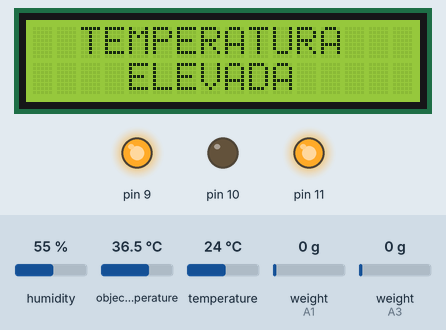
Simulated run of this sketch. Board: Arduino Uno, built with avr-gcc and run on an emulated ATmega328P. Shown: 16×2 character LCD, output pins drawn as LEDs (lit = HIGH). Inputs (shaded band) come from the test bench; at power-on: object temperature 36.5 °C, humidity 55 %, temperature 24 °C, weight on the scale (sensors on A1, A3) 0 g. What the sketch prints to the serial monitor is not drawn.

Above: at 13.9 s.
14.0 s: object temperature set to 30.2 °C
21.5 s: object temperature set to 29.6 °C
At 28.2 s:
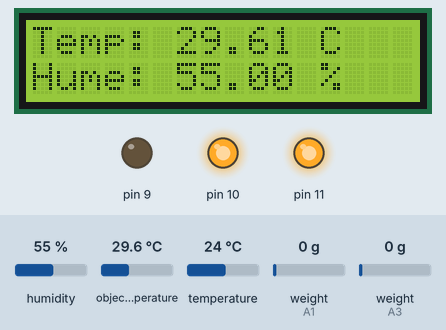
28.8 s: object temperature set to 20 °C
At 37.1 s:
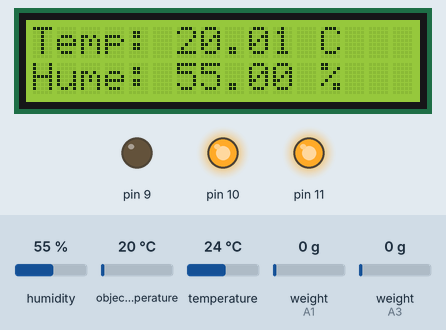
37.9 s: object temperature set to 32 °C
At 45.9 s:
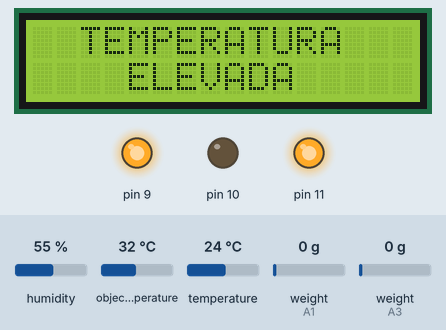
Timing chart, 0 to 47.4 s (numbered marks = the images above; inputs shaded):
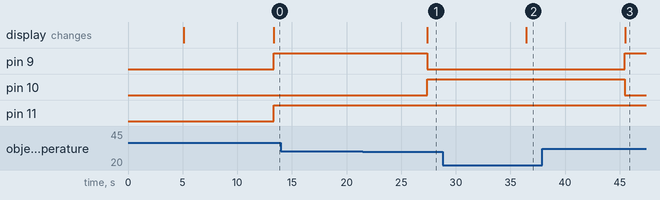

Measured:
- the behaviour switches between 30 and 29.9 °C on object temperature (found by bisection; images 0 and 1)
- after the input at 14.0 s, every drawn part: stays the same
- after the input at 21.5 s, pin 9: HIGH → LOW after 5.9 s; pin 10: LOW → HIGH after 5.9 s; the display: changes after 5.9 s (image 1)
- after the input at 28.8 s, the display: changes after 7.6 s (image 2)
- after the input at 37.9 s, pin 9: LOW → HIGH after 7.6 s; pin 10: HIGH → LOW after 7.6 s; the display: changes after 7.6 s (image 3)

The sketch:

BioInventor_Arduino.ino
```cpp
#include <Wire.h>
#include <Adafruit_MLX90614.h>
#include <Wire.h>
#include <LCD.h>
#include <LiquidCrystal_I2C.h>
#include <dht.h>
#define DHT11_PIN 8
#include "HX711.h"

dht DHT;
Adafruit_MLX90614 mlx = Adafruit_MLX90614();
LiquidCrystal_I2C lcd (0x27, 2, 1, 0, 4, 5, 6, 7);
HX711 balanza;
HX711 balanza2;

const int DOUT = A1;
const int CLK = A0;
const int DOUT2 = A3;
const int CLK2 = A2;

float temp;
float hum;
float peso1;
float peso1_1;
float peso2;
float peso2_2;
int pfizer;
int astrazeneca;
int janssen;
int sputnik;

void setup() {
  Serial.begin(9600);
  DHT.read11(DHT11_PIN);
  pinMode(11, OUTPUT);
  pinMode(9, OUTPUT);
  pinMode(10, OUTPUT);
  lcd.setBacklightPin(3,POSITIVE);
  lcd.setBacklight(HIGH);
  lcd.begin(16, 2);
  lcd.clear();
  lcd.setCursor(1, 0);
  lcd.print("VACUNAS SALVAN");
  lcd.setCursor(5,1);
  lcd.print("VIDAS");
  delay(5000);
  lcd.clear();
  mlx.begin();
  balanza.begin(DOUT, CLK);
  Serial.println(balanza.read());
  Serial.println("No ponga ningun  objeto sobre la balanza");
  Serial.println("Destarando...");
  Serial.println("...");
  balanza.set_scale(910.362615384);
  balanza.tare(20);

  balanza2.begin(DOUT2, CLK2);
  Serial.println(balanza2.read());
  balanza2.set_scale(898.9207142857);
  balanza2.tare(20);
}

void loop() {
  temp = mlx.readObjectTempC();
  //Serial.println(mlx.readObjectTempC());}
  hum = DHT.humidity;
  peso1_1 = balanza.get_units(20),3;
  peso1 = abs(peso1_1);
  peso2_2 = balanza2.get_units(20),3;
  peso2 = abs(peso2_2);

  if (peso1 >= 605){
    pfizer = 2;
    astrazeneca = 2;
  }
  else if (peso1 >= 430 && peso1 <= 485){
    pfizer = 2;
    astrazeneca = 1;
  }
  else if (peso1 >= 390 && peso1 <= 430){
    pfizer = 1;
    astrazeneca = 2;
  }
  else if ((peso1 >= 255 && peso1 >= 265) && (peso1 >= 330 && peso1 <= 364)){
    pfizer = 2;
    astrazeneca = 0;
  }
  else if (peso1 >= 290 && peso1 <= 305){
    pfizer = 1;
    astrazeneca = 1;
  }
  else if (peso1 >= 185 && peso1 <= 250){
    pfizer = 0;
    astrazeneca = 2;
  }
  else if (peso1 >= 130 && peso1 <= 182){
    pfizer = 1;
    astrazeneca = 0;
  }
  else if (peso1 >= 90 && peso1 <= 127){
    pfizer = 0;
    astrazeneca = 1;
  }
  else if (peso1 < 10){
    pfizer = 0;
    astrazeneca = 0;
  }

//PESO2
  if (peso2 >= 600){
    janssen = 2;
    sputnik = 2;
  }
  else if (peso2 >= 450 && peso2 <= 461){
    janssen = 1;
    sputnik = 2;
  }
  else if (peso2 >= 440 && peso2 <= 453){
    janssen = 2;
    sputnik = 1;
  }
  else if (peso2 >= 305 && peso2 <= 320){
    janssen = 0;
    sputnik = 2;
  }
  else if ((peso2 >= 220 && peso2 >= 240) && (peso2 >= 285 && peso2 <= 300)){
    janssen = 2;
    sputnik = 0;
  }
  else if (peso2 >= 140 && peso2 <= 153){
    janssen = 1;
    sputnik = 0;
  }
  else if (peso2 >= 150 && peso2 <= 160){
    janssen = 0;
    sputnik = 1;
  }
  else if (peso2 >= 298  && peso2 <= 305){
    janssen = 1;
    sputnik = 1;
  }
  else if (peso2 < 10){
    janssen = 0;
    sputnik = 0;
  }

  Serial.print(temp);
  Serial.print(",");
  Serial.print(hum);
  Serial.print(",");
  Serial.print(pfizer);
  Serial.print(",");
  Serial.print(astrazeneca);
  Serial.print(",");
  Serial.print(janssen);
  Serial.print(",");
  Serial.print(sputnik);

  if (temp > 30 || hum > 75) {
    if (temp > 30 && hum > 75) {
      digitalWrite(9, HIGH);
      digitalWrite(10, LOW);
      digitalWrite(11, HIGH);
      delay(500);
      digitalWrite(11, LOW);
      delay(500);
      lcd.clear();
      lcd.setCursor(2, 0);
      lcd.print("ALERTA TEMP Y ");
      lcd.setCursor(3, 1);
      lcd.print("HUM ELEVADA");
      delay(3000);
    }
    else if (hum > 75) {
      digitalWrite(10, HIGH);
      digitalWrite(9, LOW);
      digitalWrite(11, HIGH);
      delay(500);
      digitalWrite(11, LOW);
      delay(500);
      lcd.clear();
      lcd.setCursor(4, 0);
      lcd.print("HUMEDAD");
      lcd.setCursor(4, 1);
      lcd.print("ELEVADA");
      delay(3000);
    }
    else if (temp > 30 ){
      digitalWrite(9, HIGH);
      digitalWrite(10, LOW);
      digitalWrite(11, HIGH);
      lcd.clear ();
      lcd.setCursor(2, 0);
      lcd.print("TEMPERATURA");
      lcd.setCursor(4, 1);
      lcd.print("ELEVADA");
      delay(3000);
    }
  }
  else if (temp < 30 || hum < 75) {
    digitalWrite(10, HIGH);
    digitalWrite(9, LOW);
    lcd.setCursor(0, 0);
    lcd.print("Temp: ");
    lcd.print(temp);
    lcd.print(" C");
    digitalWrite(11, HIGH);
    lcd.setCursor(0, 1);
    lcd.print("Hume: ");
    lcd.print(hum);
    lcd.print(" %");
    delay(500);
  }
}
```
